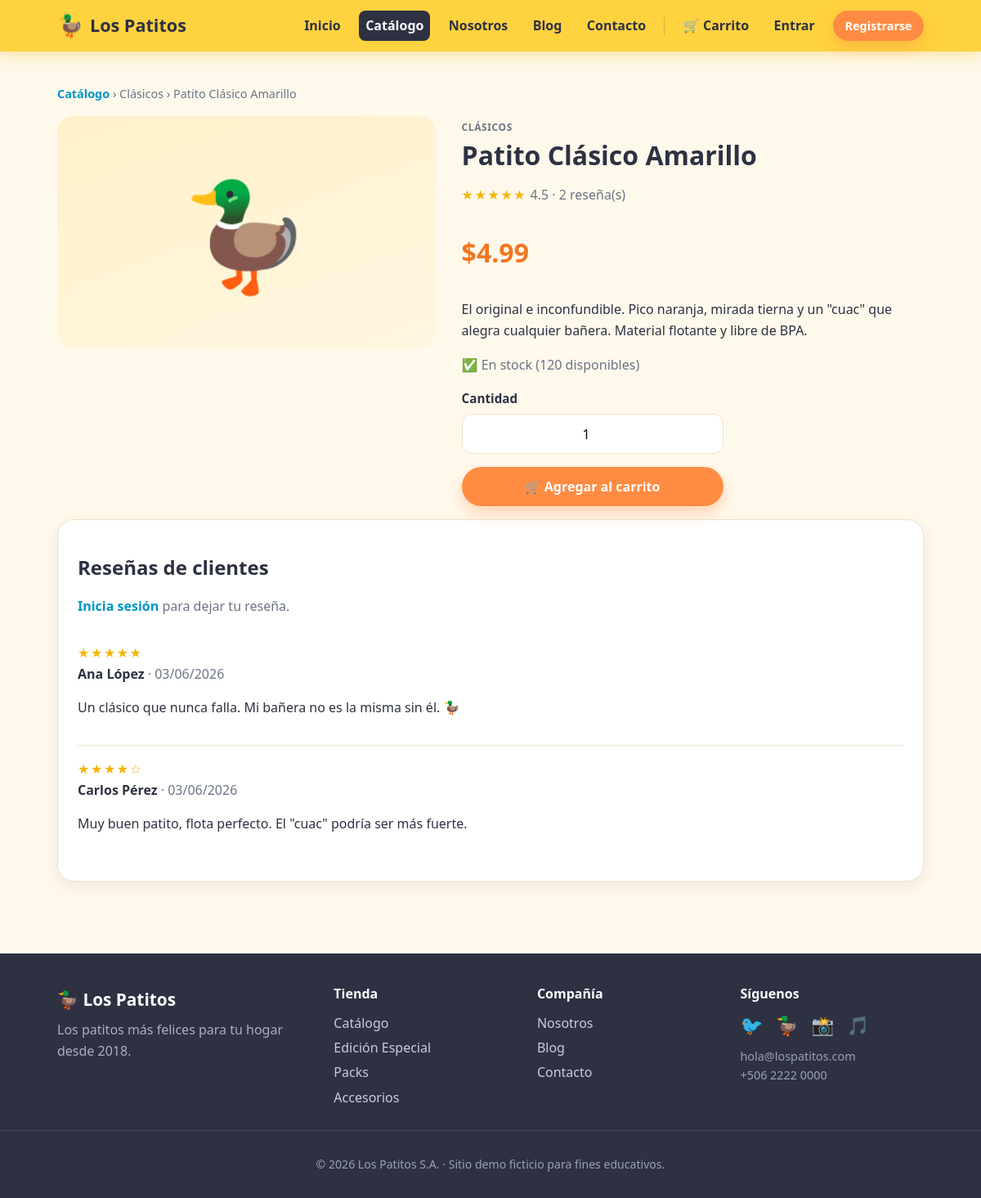
Screenshot of /producto.php?slug=patito-clasico-amarillo with the database file from the repository.
### tables this page shows
CREATE TABLE IF NOT EXISTS productos (
    id BIGINT UNSIGNED AUTO_INCREMENT PRIMARY KEY,
    categoria_id BIGINT UNSIGNED NULL,
    nombre VARCHAR(120) NOT NULL,
    slug VARCHAR(120) NOT NULL,
    descripcion TEXT NULL,
    precio DECIMAL(10, 2) NOT NULL DEFAULT 0.00,
    emoji VARCHAR(16) NOT NULL DEFAULT '🦆',
    color_hex VARCHAR(7) NOT NULL DEFAULT '#FFD23F',
    stock INT NOT NULL DEFAULT 0,
    destacado TINYINT(1) NOT NULL DEFAULT 0,
    estado ENUM('activo', 'inactivo') NOT NULL DEFAULT 'activo',
    fecha_creacion TIMESTAMP NOT NULL DEFAULT CURRENT_TIMESTAMP,
    UNIQUE KEY uk_productos_slug (slug),
    KEY idx_productos_categoria (categoria_id),
    CONSTRAINT fk_productos_categoria FOREIGN KEY (categoria_id)
        REFERENCES categorias (id) ON DELETE SET NULL
);

CREATE TABLE IF NOT EXISTS categorias (
    id BIGINT UNSIGNED AUTO_INCREMENT PRIMARY KEY,
    nombre VARCHAR(80) NOT NULL,
    slug VARCHAR(80) NOT NULL,
    descripcion VARCHAR(255) NULL,
    UNIQUE KEY uk_categorias_slug (slug)
);

CREATE TABLE IF NOT EXISTS resenas (
    id BIGINT UNSIGNED AUTO_INCREMENT PRIMARY KEY,
    producto_id BIGINT UNSIGNED NOT NULL,
    usuario_id BIGINT UNSIGNED NOT NULL,
    calificacion TINYINT UNSIGNED NOT NULL DEFAULT 5,
    comentario VARCHAR(500) NULL,
    fecha_creacion TIMESTAMP NOT NULL DEFAULT CURRENT_TIMESTAMP,
    KEY idx_resenas_producto (producto_id),
    KEY idx_resenas_usuario (usuario_id),
    UNIQUE KEY uk_resena_usuario_producto (producto_id, usuario_id),
    CONSTRAINT fk_resenas_producto FOREIGN KEY (producto_id)
        REFERENCES productos (id) ON DELETE CASCADE,
    CONSTRAINT fk_resenas_usuario FOREIGN KEY (usuario_id)
        REFERENCES usuarios (id) ON DELETE CASCADE
);

CREATE TABLE IF NOT EXISTS usuarios (
    id BIGINT UNSIGNED AUTO_INCREMENT PRIMARY KEY,
    nombre VARCHAR(120) NOT NULL,
    correo VARCHAR(150) NOT NULL,
    usuario VARCHAR(50) NOT NULL,
    password_hash VARCHAR(255) NOT NULL,
    telefono VARCHAR(30) NULL,
    direccion VARCHAR(255) NULL,
    estado ENUM('activo', 'inactivo') NOT NULL DEFAULT 'activo',
    fecha_creacion TIMESTAMP NOT NULL DEFAULT CURRENT_TIMESTAMP,
    UNIQUE KEY uk_usuarios_correo (correo),
    UNIQUE KEY uk_usuarios_usuario (usuario)
);

### config.php (called while the page is built, shortened)
<?php
function db(): PDO
{
    static $pdo = null;
    if ($pdo instanceof PDO) {
        return $pdo;
    }
    $dsn = sprintf(
        'mysql:host=%s;port=%s;dbname=%s;charset=utf8mb4',
        DB_HOST,
        DB_PORT,
        DB_NAME
    );
    $options = [
        PDO::ATTR_ERRMODE => PDO::ERRMODE_EXCEPTION,
        PDO::ATTR_DEFAULT_FETCH_MODE => PDO::FETCH_ASSOC,
        PDO::ATTR_EMULATE_PREPARES => false,
    ];
    $pdo = new PDO($dsn, DB_USER, DB_PASS, $options);
    return $pdo;
}

### includes/catalog.php (called while the page is built, shortened)
<?php
require_once __DIR__ . '/../config.php';
function get_producto_por_slug(string $slug): ?array
{
    $sql = "SELECT p.id, p.nombre, p.slug, p.descripcion, p.precio, p.emoji, p.color_hex,
                   p.stock, p.destacado, c.nombre AS categoria, c.slug AS categoria_slug
            FROM productos p
            LEFT JOIN categorias c ON c.id = p.categoria_id
            WHERE p.slug = :slug AND p.estado = 'activo'
            LIMIT 1";
    $stmt = db()->prepare($sql);
    $stmt->execute(['slug' => $slug]);
    return $stmt->fetch() ?: null;
}
function get_resenas_de_producto(int $productoId): array
{
    $stmt = db()->prepare(
        'SELECT r.id, r.calificacion, r.comentario, r.fecha_creacion,
                r.usuario_id, u.nombre AS autor
         FROM resenas r
         JOIN usuarios u ON u.id = r.usuario_id
         WHERE r.producto_id = :producto_id
         ORDER BY r.fecha_creacion DESC'
    );
    $stmt->execute(['producto_id' => $productoId]);
    return $stmt->fetchAll();
}
function get_resumen_resenas(int $productoId): array
{
    $stmt = db()->prepare(
        'SELECT COUNT(*) AS total, COALESCE(AVG(calificacion), 0) AS promedio
         FROM resenas WHERE producto_id = :producto_id'
    );
    $stmt->execute(['producto_id' => $productoId]);
    $row = $stmt->fetch();
    return [
        'total' => (int) ($row['total'] ?? 0),
        'promedio' => round((float) ($row['promedio'] ?? 0), 1),
    ];
}

### includes/helpers.php (called while the page is built, shortened)
<?php
function e(?string $value): string
{
    return htmlspecialchars((string) $value, ENT_QUOTES, 'UTF-8');
}

### includes/auth.php (called while the page is built, shortened)
<?php
require_once __DIR__ . '/../config.php';
require_once __DIR__ . '/helpers.php';
function is_authenticated(): bool
{
    return !empty($_SESSION['user_id']);
}
function current_user(): ?array
{
    if (!is_authenticated()) {
        return null;
    }
    $user = find_user_by_id((int) $_SESSION['user_id']);
    return $user;
}

### producto.php (the view, shortened to what this page needs)
<?php
require_once __DIR__ . '/config.php';
require_once __DIR__ . '/includes/layout.php';
require_once __DIR__ . '/includes/catalog.php';
$slug = trim((string) ($_GET['slug'] ?? ''));
$producto = $slug !== '' ? get_producto_por_slug($slug) : null;
$productoId = (int) $producto['id'];
$user = current_user();
$resenas = get_resenas_de_producto($productoId);
$resumen = get_resumen_resenas($productoId);
$miResena = $user ? get_resena_de_usuario_para_producto((int) $user['id'], $productoId) : null;
?>
<section class="section">
    <div class="container">
        <p class="breadcrumb"><a href="productos.php">Catálogo</a> › <?= e($producto['categoria'] ?? 'General') ?> › <?= e($producto['nombre']) ?></p>
        <div class="detail">
            <div class="detail__media" style="background: linear-gradient(160deg, <?= e($producto['color_hex']) ?>33, <?= e($producto['color_hex']) ?>11);">
                <?= e($producto['emoji']) ?>
            </div>
            <div>
                <span class="product__cat"><?= e($producto['categoria'] ?? 'General') ?></span>
                <h1 class="page-title"><?= e($producto['nombre']) ?></h1>
                <p class="muted">
                    <span class="review__stars"><?= e(stars((int) round($resumen['promedio']))) ?></span>
                    <?= $resumen['total'] > 0 ? e((string) $resumen['promedio']) . ' · ' . (int) $resumen['total'] . ' reseña(s)' : 'Sin reseñas todavía' ?>
                </p>
                <p class="detail__price"><?= e(money($producto['precio'])) ?></p>
                <p><?= nl2br(e($producto['descripcion'] ?? '')) ?></p>
                <p class="muted"><?= (int) $producto['stock'] > 0 ? '✅ En stock (' . (int) $producto['stock'] . ' disponibles)' : '❌ Agotado' ?></p>
                <form method="post" action="carrito.php" class="form" style="max-width:320px;">
                    <div class="form__group">
                        <span>Cantidad</span>
                        <input class="qty" type="number" name="cantidad" value="1" min="1" max="<?= max(1, (int) $producto['stock']) ?>">
                    </div>
                    <button type="submit" class="button button--primary button--block"<?= (int) $producto['stock'] <= 0 ? ' disabled' : '' ?>>🛒 Agregar al carrito</button>
                </form>
            </div>
        </div>
        <div class="card mt-2">
            <h2>Reseñas de clientes</h2>
            <?php if ($user): ?>
                <form method="post" class="form mb-2" style="max-width:520px;">
                    <?= csrf_input() ?>
                    <input type="hidden" name="action" value="resena">
                    <div class="form__group">
                        <span><?= $miResena ? 'Actualiza tu reseña' : 'Deja tu reseña' ?></span>
                        <select name="calificacion">
                            <?php for ($i = 5; $i >= 1; $i--): ?>
                                <option value="<?= $i ?>"<?= ($miResena && (int) $miResena['calificacion'] === $i) || (!$miResena && $i === 5) ? ' selected' : '' ?>>
                                    <?= str_repeat('★', $i) ?> (<?= $i ?>)
                                </option>
                            <?php endfor; ?>
                        </select>
                    </div>
                    <div class="form__group">
                        <textarea name="comentario" maxlength="500" placeholder="Cuéntanos qué te pareció…"><?= e($miResena['comentario'] ?? '') ?></textarea>
                    </div>
                    <button type="submit" class="button button--secondary"><?= $miResena ? 'Actualizar reseña' : 'Publicar reseña' ?></button>
                </form>
            <?php else: ?>
                <p class="muted"><a href="login.php">Inicia sesión</a> para dejar tu reseña.</p>
            <?php endif; ?>
            <?php if ($resenas === []): ?>
                <p class="muted">Sé el primero en reseñar este patito.</p>
            <?php else: ?>
                <?php foreach ($resenas as $r): ?>
                    <div class="review">
                        <div class="review__stars"><?= e(stars((int) $r['calificacion'])) ?></div>
                        <strong><?= e($r['autor']) ?></strong>
                        <span class="muted"> · <?= e(date('d/m/Y', strtotime((string) $r['fecha_creacion']))) ?></span>
                        <?php if (!empty($r['comentario'])): ?><p><?= nl2br(e($r['comentario'])) ?></p><?php endif; ?>
                    </div>
                <?php endforeach; ?>
            <?php endif; ?>
        </div>
    </div>
</section>

### assets/css/styles.css (style rules this page uses)
:root { --duck: #ffd23f; --duck-dark: #f4b400; --water: #00b4d8; --water-dark: #0096c7; --beak: #ff8c42; --beak-dark: #f4761f; --cream: #fff9ec; --card: #ffffff; --border: #f0e3c5; --text: #2d3142; --muted: #6c7385; --success-bg: #e6f8ee; --success-text: #1b7f46; --error-bg: #fdecec; --error-text: #c4321f; --shadow: 0 18px 50px rgba(45, 49, 66, 0.10); --shadow-sm: 0 6px 18px rgba(45, 49, 66, 0.08); --radius: 20px; }
* { box-sizing: border-box; }
html { scroll-behavior: smooth; }
body { margin: 0; font-family: "Segoe UI", "Trebuchet MS", Arial, sans-serif; background: var(--cream); color: var(--text); line-height: 1.6; display: flex; flex-direction: column; min-height: 100vh; }
h1, h2, h3, h4 { line-height: 1.2; color: var(--text); }
a { color: var(--water-dark); text-decoration: none; font-weight: 600; }
.container { width: 100%; max-width: 1100px; margin: 0 auto; padding: 0 1.25rem; }
.section { padding: 2.5rem 0; }
.button { display: inline-flex; align-items: center; justify-content: center; gap: 0.4rem; border: 0; border-radius: 999px; padding: 0.8rem 1.4rem; font-size: 1rem; font-weight: 700; font-family: inherit; cursor: pointer; text-decoration: none; transition: transform 0.15s ease, box-shadow 0.15s ease, background 0.15s ease; }
.button--primary { background: var(--beak); color: #fff; box-shadow: 0 8px 18px rgba(255, 140, 66, 0.35); }
.button--block { width: 100%; }
.card { background: var(--card); border: 1px solid var(--border); border-radius: var(--radius); box-shadow: var(--shadow-sm); padding: 1.5rem; }
.product__cat { font-size: 0.75rem; text-transform: uppercase; letter-spacing: 0.05em; color: var(--muted); font-weight: 700; }
.form { display: grid; gap: 1rem; }
.form__group { display: grid; gap: 0.4rem; }
.form__group span { font-weight: 700; font-size: 0.95rem; }
.form__group input, .form__group textarea, .form__group select { width: 100%; padding: 0.8rem 1rem; border-radius: 12px; border: 1px solid var(--border); font-size: 1rem; font-family: inherit; background: #fff; outline: none; transition: border-color 0.2s ease, box-shadow 0.2s ease; }
.detail { display: grid; grid-template-columns: 0.9fr 1.1fr; gap: 2rem; align-items: start; }
.detail__media { background: linear-gradient(160deg, #fff6d6, #ffe9b8); border-radius: var(--radius); font-size: 8rem; text-align: center; padding: 2.5rem 1rem; }
.detail__price { font-size: 2rem; font-weight: 800; color: var(--beak-dark); }
.review { border-bottom: 1px solid var(--border); padding: 1rem 0; }
.review:last-child { border-bottom: 0; }
.review__stars { color: var(--duck-dark); letter-spacing: 0.1em; }
.muted { color: var(--muted); }
.mt-2 { margin-top: 1rem; }
.breadcrumb { color: var(--muted); font-size: 0.9rem; margin: 0 0 1rem; }
.page-title { font-size: 2rem; margin: 0.2rem 0 0.4rem; }
.qty { width: 72px; padding: 0.5rem; border-radius: 10px; border: 1px solid var(--border); text-align: center; }

### rows the page displays
productos: categoria.nombre "Clásicos", nombre "Patito Clásico Amarillo", emoji "🦆", categoria.nombre "CLÁSICOS", precio "$4.99", descripcion "El original e inconfundible. Pico naranja, mirada tierna y un \"cuac\" que alegra cualquier bañera. Material flotante y libre de BPA.", stock "120"
resenas: calificacion "★★★★★", usuario.nombre "Ana López", fecha_creacion "03/06/2026", comentario "Un clásico que nunca falla. Mi bañera no es la misma sin él. 🦆"
resenas: calificacion "★★★★☆", usuario.nombre "Carlos Pérez", fecha_creacion "03/06/2026", comentario "Muy buen patito, flota perfecto. El \"cuac\" podría ser más fuerte."

### other values shown
$label "Inicio"
$label "Catálogo"
$label "Nosotros"
$label "Blog"
$label "Contacto"
stars((int) round($resumen['promedio'])) "★★★★★"
$resumen['promedio'] "4.5"
$resumen['total'] "2"
$year "2026"
